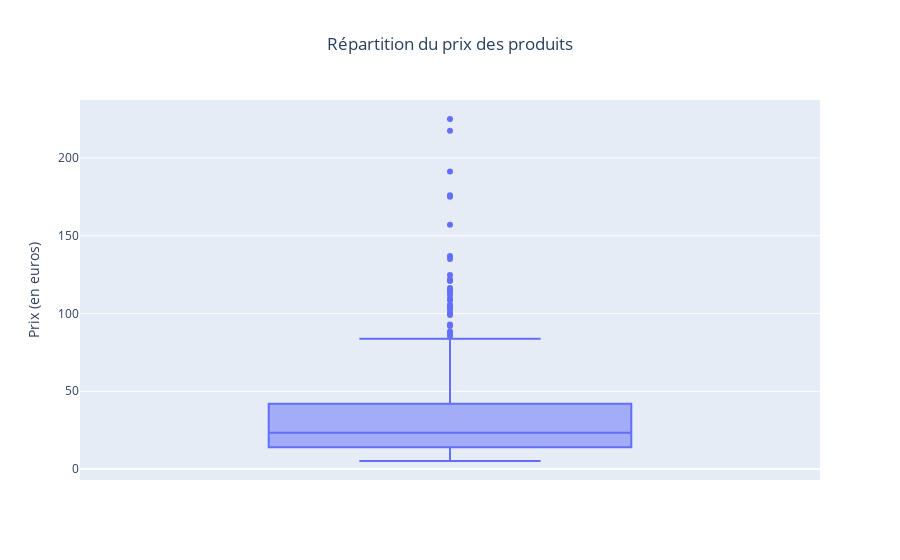

Notebook source saved alongside this figure:
### Code cell
#Autre méthode avec plotly express
# Création de la boîte à moustaches interactive avec Plotly
fig = px.box(df_data, y="price", title="Répartition du prix des produits")

# Mise à jour du label de l’axe Y
fig.update_layout(
    yaxis_title="Prix (en euros)",
    title_x=0.5  # Centrer le titre
)

fig.show()

### Figure 1 — Plotly figure (JSON) as saved in the notebook; plotly's stock layout.template omitted (floating-point values rounded to 4 significant figures; data arrays with more than 128 entries replaced by an {"elided": "..."} marker saying what was removed)
{"data": [{"alignmentgroup": "True", "hovertemplate": "price=%{y}<extra></extra>", "legendgroup": "", "marker": {"color": "#636efa"}, "name": "", "notched": false, "offsetgroup": "", "orientation": "v", "showlegend": false, "type": "box", "x0": " ", "xaxis": "x", "y": {"elided": "712 float values"}, "y0": " ", "yaxis": "y"}], "layout": {"boxmode": "group", "legend": {"tracegroupgap": 0}, "title": {"text": "Répartition du prix des produits", "x": 0.5}, "xaxis": {"anchor": "y", "domain": [0, 1]}, "yaxis": {"anchor": "x", "domain": [0, 1], "title": {"text": "Prix (en euros)"}}}}
